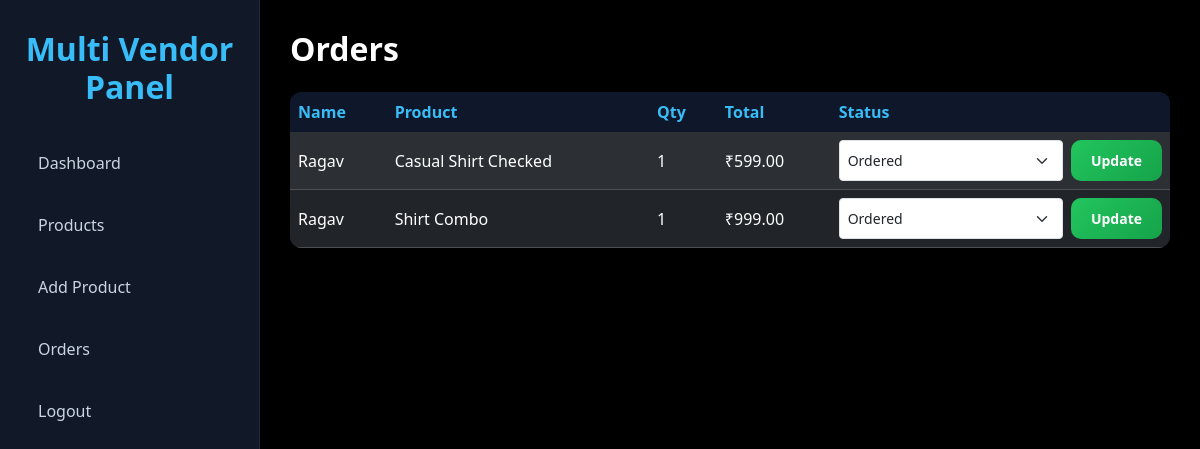
Page /admin-panel/orders/ (signed in) on the earlier database version.
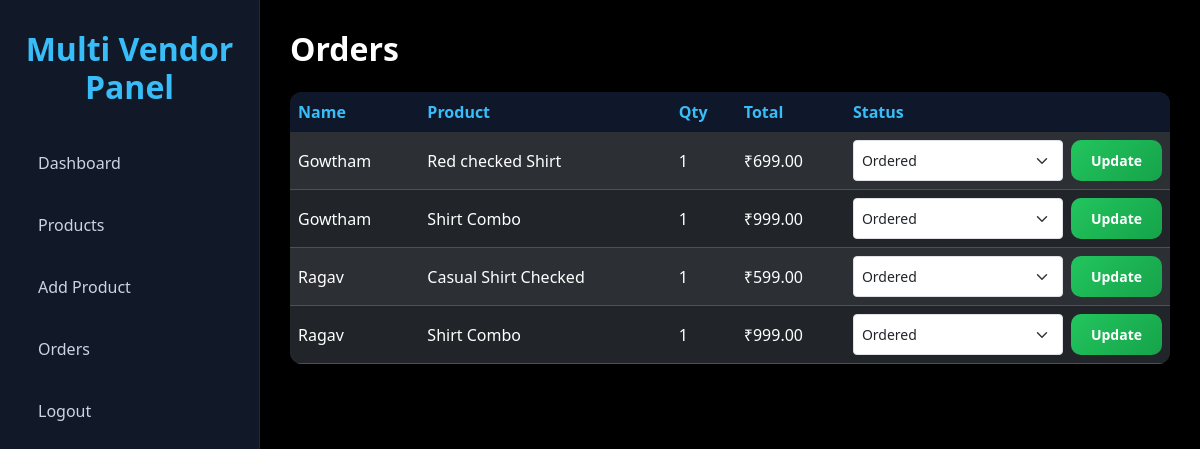
Same page on the later database version.
### custom_admin/models.py (models this page shows, shortened)
class Order(models.Model):
    STATUS_CHOICES = [
        ("Ordered", "Ordered"),
        ("Shipped", "Shipped"),
        ("Delivered", "Delivered"),
    ]
    customer_name = models.CharField(max_length=100)
    customer_email = models.EmailField()
    product = models.ForeignKey(Product, on_delete=models.CASCADE)
    quantity = models.PositiveIntegerField(default=1)
    total_price = models.DecimalField(max_digits=10, decimal_places=2)
    status = models.CharField(max_length=20, choices=STATUS_CHOICES, default="Ordered")
    created_at = models.DateTimeField(auto_now_add=True)
    address = models.CharField(max_length=150, default="wrong address")

class Product(models.Model):
    seller = models.ForeignKey(
        Seller, on_delete=models.CASCADE, related_name="products", null=True, blank=True
    )
    name = models.CharField(max_length=50)
    image = models.ImageField(upload_to="products/")
    description = models.CharField(max_length=250)
    price = models.DecimalField(
        max_digits=10, decimal_places=2, validators=[MaxValueValidator(9999999999)]
    )

### custom_admin/views.py (the view)
    def wrapper(request, *args, **kwargs):
        if not request.user.is_authenticated:
            return redirect("admin_login")
        if not hasattr(request.user, "seller"):
            return redirect("admin_login")
        return view_func(request, *args, **kwargs)

### custom_admin/views.py (called while the page is built)
def seller_required(view_func):
    def wrapper(request, *args, **kwargs):
        if not request.user.is_authenticated:
            return redirect("admin_login")
        if not hasattr(request.user, "seller"):
            return redirect("admin_login")
        return view_func(request, *args, **kwargs)
    return wrapper

@seller_required
def orders(request):
    if not request.user.is_authenticated:
        return redirect("admin_login")
    if not hasattr(request.user, "seller"):
        return redirect("admin_login")
    all_orders = Order.objects.filter(product__seller=request.user.seller).order_by(
        "-created_at"
    )
    return render(request, "orders.html", {"orders": all_orders})

### custom_admin/templates/orders.html (shortened to what this page needs)
{% extends 'admin_base.html' %} {% block content %}
<h2 class="mb-4">Orders</h2>
<div class="table-responsive">
  <table class="table table-dark table-striped">
    <thead>
      <tr>
        <th>Name</th>
        <th>Product</th>
        <th>Qty</th>
        <th>Total</th>
        <th>Status</th>
      </tr>
    </thead>
    <tbody>
      {% for order in orders %}
      <tr>
        <td>{{ order.customer_name }}</td>
        <td>{{ order.product.name }}</td>
        <td>{{ order.quantity }}</td>
        <td>₹{{ order.total_price }}</td>
        <td>
          <form method="POST" action="{% url 'update_order_status' order.id %}">
            <div class="d-flex gap-2">
              <select name="status" class="form-select form-select-sm">
                <option
                  value="Ordered"
                  {%
                  if
                  order.status=""
                  ="Ordered"
                  %}selected{%
                  endif
                  %}
                >
                  Ordered
                </option>
              </select>
              <button type="submit" class="btn btn-success btn-sm">
                Update
              </button>
            </div>
          </form>
        </td>
      </tr>
      {% empty %}
      <tr>
        <td colspan="5" class="text-center">No Orders Found</td>
      </tr>
      {% endfor %}
    </tbody>
  </table>
</div>
{% endblock %}

Differences in the rows shown:
added Order: customer_name "Gowtham", product.name "Red checked Shirt", quantity "1", total_price "699.00"
added Order: customer_name "Gowtham", product.name "Shirt Combo", quantity "1", total_price "999.00"
